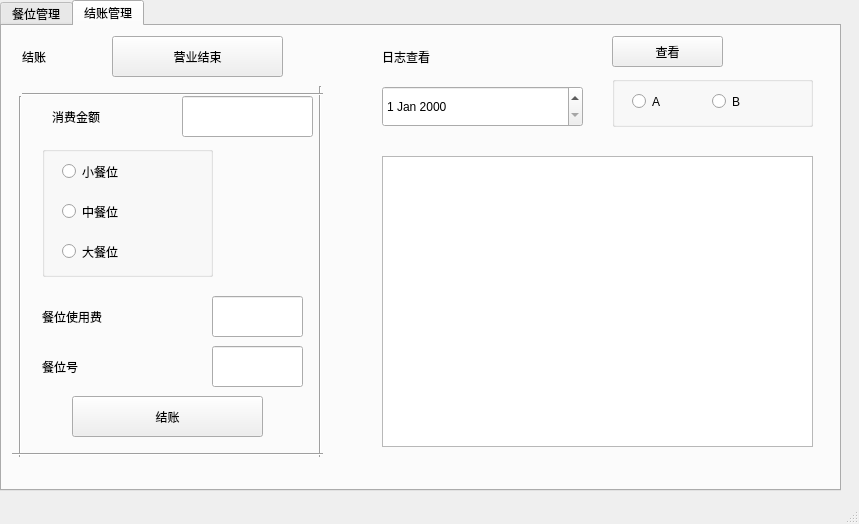
<?xml version="1.0" encoding="UTF-8"?>
<ui version="4.0">
 <class>AdminViewClass</class>
 <widget class="QMainWindow" name="AdminViewClass">
  <property name="geometry">
   <rect>
    <x>0</x>
    <y>0</y>
    <width>859</width>
    <height>524</height>
   </rect>
  </property>
  <property name="windowTitle">
   <string>MainWindow</string>
  </property>
  <property name="styleSheet">
   <string notr="true">background-image: url(:/BookDesk/Resources/53.jpg);</string>
  </property>
  <widget class="QWidget" name="centralwidget">
   <widget class="QTabWidget" name="tabWidget">
    <property name="geometry">
     <rect>
      <x>0</x>
      <y>0</y>
      <width>841</width>
      <height>491</height>
     </rect>
    </property>
    <property name="styleSheet">
     <string notr="true">font: 75 20pt &quot;华康少女文字W5(P)&quot;;</string>
    </property>
    <property name="currentIndex">
     <number>1</number>
    </property>
    <widget class="QWidget" name="tab">
     <attribute name="title">
      <string>餐位管理</string>
     </attribute>
     <widget class="QLabel" name="label">
      <property name="geometry">
       <rect>
        <x>60</x>
        <y>60</y>
        <width>91</width>
        <height>41</height>
       </rect>
      </property>
      <property name="text">
       <string>小餐位</string>
      </property>
     </widget>
     <widget class="QPushButton" name="pushButton">
      <property name="geometry">
       <rect>
        <x>160</x>
        <y>60</y>
        <width>91</width>
        <height>41</height>
       </rect>
      </property>
      <property name="whatsThis">
       <string>&lt;html&gt;&lt;head/&gt;&lt;body&gt;&lt;p&gt;查询当前空座位&lt;/p&gt;&lt;/body&gt;&lt;/html&gt;</string>
      </property>
      <property name="text">
       <string>查询</string>
      </property>
     </widget>
     <widget class="QTextBrowser" name="textBrowser">
      <property name="geometry">
       <rect>
        <x>50</x>
        <y>110</y>
        <width>201</width>
        <height>131</height>
       </rect>
      </property>
     </widget>
     <widget class="QLabel" name="label_2">
      <property name="geometry">
       <rect>
        <x>310</x>
        <y>60</y>
        <width>91</width>
        <height>41</height>
       </rect>
      </property>
      <property name="text">
       <string>中餐位</string>
      </property>
     </widget>
     <widget class="QPushButton" name="pushButton_2">
      <property name="geometry">
       <rect>
        <x>420</x>
        <y>60</y>
        <width>91</width>
        <height>41</height>
       </rect>
      </property>
      <property name="whatsThis">
       <string>&lt;html&gt;&lt;head/&gt;&lt;body&gt;&lt;p&gt;查询当前空座位&lt;/p&gt;&lt;/body&gt;&lt;/html&gt;</string>
      </property>
      <property name="text">
       <string>查询</string>
      </property>
     </widget>
     <widget class="QLabel" name="label_3">
      <property name="geometry">
       <rect>
        <x>580</x>
        <y>60</y>
        <width>91</width>
        <height>41</height>
       </rect>
      </property>
      <property name="text">
       <string>大餐位</string>
      </property>
     </widget>
     <widget class="QPushButton" name="pushButton_3">
      <property name="geometry">
       <rect>
        <x>690</x>
        <y>60</y>
        <width>91</width>
        <height>41</height>
       </rect>
      </property>
      <property name="whatsThis">
       <string>&lt;html&gt;&lt;head/&gt;&lt;body&gt;&lt;p&gt;查询当前空座位&lt;/p&gt;&lt;/body&gt;&lt;/html&gt;</string>
      </property>
      <property name="text">
       <string>查询</string>
      </property>
     </widget>
     <widget class="QTextBrowser" name="textBrowser_2">
      <property name="geometry">
       <rect>
        <x>310</x>
        <y>110</y>
        <width>201</width>
        <height>131</height>
       </rect>
      </property>
     </widget>
     <widget class="QTextBrowser" name="textBrowser_3">
      <property name="geometry">
       <rect>
        <x>580</x>
        <y>110</y>
        <width>201</width>
        <height>131</height>
       </rect>
      </property>
     </widget>
     <widget class="QLabel" name="label_4">
      <property name="geometry">
       <rect>
        <x>20</x>
        <y>10</y>
        <width>141</width>
        <height>31</height>
       </rect>
      </property>
      <property name="text">
       <string>空位查询：</string>
      </property>
     </widget>
     <widget class="Line" name="line">
      <property name="geometry">
       <rect>
        <x>40</x>
        <y>40</y>
        <width>771</width>
        <height>16</height>
       </rect>
      </property>
      <property name="orientation">
       <enum>Qt::Horizontal</enum>
      </property>
     </widget>
     <widget class="Line" name="line_2">
      <property name="geometry">
       <rect>
        <x>40</x>
        <y>240</y>
        <width>771</width>
        <height>16</height>
       </rect>
      </property>
      <property name="orientation">
       <enum>Qt::Horizontal</enum>
      </property>
     </widget>
     <widget class="Line" name="line_3">
      <property name="geometry">
       <rect>
        <x>30</x>
        <y>50</y>
        <width>20</width>
        <height>201</height>
       </rect>
      </property>
      <property name="orientation">
       <enum>Qt::Vertical</enum>
      </property>
     </widget>
     <widget class="Line" name="line_4">
      <property name="geometry">
       <rect>
        <x>270</x>
        <y>50</y>
        <width>20</width>
        <height>201</height>
       </rect>
      </property>
      <property name="orientation">
       <enum>Qt::Vertical</enum>
      </property>
     </widget>
     <widget class="Line" name="line_5">
      <property name="geometry">
       <rect>
        <x>540</x>
        <y>50</y>
        <width>20</width>
        <height>201</height>
       </rect>
      </property>
      <property name="orientation">
       <enum>Qt::Vertical</enum>
      </property>
     </widget>
     <widget class="Line" name="line_6">
      <property name="geometry">
       <rect>
        <x>800</x>
        <y>50</y>
        <width>20</width>
        <height>201</height>
       </rect>
      </property>
      <property name="orientation">
       <enum>Qt::Vertical</enum>
      </property>
     </widget>
     <widget class="QLabel" name="label_5">
      <property name="geometry">
       <rect>
        <x>20</x>
        <y>270</y>
        <width>101</width>
        <height>31</height>
       </rect>
      </property>
      <property name="text">
       <string>入座：</string>
      </property>
     </widget>
     <widget class="QGroupBox" name="groupBox">
      <property name="geometry">
       <rect>
        <x>30</x>
        <y>320</y>
        <width>391</width>
        <height>51</height>
       </rect>
      </property>
      <property name="title">
       <string/>
      </property>
      <widget class="QRadioButton" name="radioButton">
       <property name="geometry">
        <rect>
         <x>20</x>
         <y>10</y>
         <width>101</width>
         <height>31</height>
        </rect>
       </property>
       <property name="text">
        <string>小餐位</string>
       </property>
      </widget>
      <widget class="QRadioButton" name="radioButton_2">
       <property name="geometry">
        <rect>
         <x>140</x>
         <y>10</y>
         <width>101</width>
         <height>31</height>
        </rect>
       </property>
       <property name="text">
        <string>中餐位</string>
       </property>
      </widget>
      <widget class="QRadioButton" name="radioButton_3">
       <property name="geometry">
        <rect>
         <x>260</x>
         <y>10</y>
         <width>111</width>
         <height>31</height>
        </rect>
       </property>
       <property name="text">
        <string>大餐位</string>
       </property>
      </widget>
     </widget>
     <widget class="QLabel" name="label_6">
      <property name="geometry">
       <rect>
        <x>430</x>
        <y>320</y>
        <width>121</width>
        <height>51</height>
       </rect>
      </property>
      <property name="text">
       <string>餐位号：</string>
      </property>
     </widget>
     <widget class="QSpinBox" name="spinBox">
      <property name="geometry">
       <rect>
        <x>560</x>
        <y>330</y>
        <width>61</width>
        <height>41</height>
       </rect>
      </property>
     </widget>
     <widget class="QPushButton" name="pushButton_4">
      <property name="geometry">
       <rect>
        <x>640</x>
        <y>330</y>
        <width>81</width>
        <height>41</height>
       </rect>
      </property>
      <property name="whatsThis">
       <string>&lt;html&gt;&lt;head/&gt;&lt;body&gt;&lt;p&gt;查询当前空座位&lt;/p&gt;&lt;/body&gt;&lt;/html&gt;</string>
      </property>
      <property name="text">
       <string>入座</string>
      </property>
     </widget>
     <widget class="QPushButton" name="pushButton_5">
      <property name="geometry">
       <rect>
        <x>730</x>
        <y>330</y>
        <width>81</width>
        <height>41</height>
       </rect>
      </property>
      <property name="whatsThis">
       <string>&lt;html&gt;&lt;head/&gt;&lt;body&gt;&lt;p&gt;查询当前空座位&lt;/p&gt;&lt;/body&gt;&lt;/html&gt;</string>
      </property>
      <property name="text">
       <string>出号</string>
      </property>
     </widget>
    </widget>
    <widget class="QWidget" name="tab_2">
     <attribute name="title">
      <string>结账管理</string>
     </attribute>
     <widget class="QLabel" name="label_7">
      <property name="geometry">
       <rect>
        <x>20</x>
        <y>10</y>
        <width>71</width>
        <height>41</height>
       </rect>
      </property>
      <property name="text">
       <string>结账</string>
      </property>
     </widget>
     <widget class="QLineEdit" name="lineEdit">
      <property name="geometry">
       <rect>
        <x>180</x>
        <y>70</y>
        <width>131</width>
        <height>41</height>
       </rect>
      </property>
     </widget>
     <widget class="QLabel" name="label_8">
      <property name="geometry">
       <rect>
        <x>50</x>
        <y>70</y>
        <width>121</width>
        <height>41</height>
       </rect>
      </property>
      <property name="text">
       <string>消费金额</string>
      </property>
     </widget>
     <widget class="QGroupBox" name="groupBox_2">
      <property name="geometry">
       <rect>
        <x>40</x>
        <y>120</y>
        <width>171</width>
        <height>131</height>
       </rect>
      </property>
      <property name="title">
       <string/>
      </property>
      <widget class="QRadioButton" name="radioButton_4">
       <property name="geometry">
        <rect>
         <x>20</x>
         <y>10</y>
         <width>111</width>
         <height>31</height>
        </rect>
       </property>
       <property name="text">
        <string>小餐位</string>
       </property>
      </widget>
      <widget class="QRadioButton" name="radioButton_5">
       <property name="geometry">
        <rect>
         <x>20</x>
         <y>50</y>
         <width>111</width>
         <height>31</height>
        </rect>
       </property>
       <property name="text">
        <string>中餐位</string>
       </property>
      </widget>
      <widget class="QRadioButton" name="radioButton_6">
       <property name="geometry">
        <rect>
         <x>20</x>
         <y>90</y>
         <width>111</width>
         <height>31</height>
        </rect>
       </property>
       <property name="text">
        <string>大餐位</string>
       </property>
      </widget>
     </widget>
     <widget class="QLabel" name="label_9">
      <property name="geometry">
       <rect>
        <x>40</x>
        <y>270</y>
        <width>151</width>
        <height>41</height>
       </rect>
      </property>
      <property name="text">
       <string>餐位使用费</string>
      </property>
     </widget>
     <widget class="QLineEdit" name="lineEdit_2">
      <property name="geometry">
       <rect>
        <x>210</x>
        <y>270</y>
        <width>91</width>
        <height>41</height>
       </rect>
      </property>
     </widget>
     <widget class="Line" name="line_7">
      <property name="geometry">
       <rect>
        <x>10</x>
        <y>70</y>
        <width>16</width>
        <height>361</height>
       </rect>
      </property>
      <property name="orientation">
       <enum>Qt::Vertical</enum>
      </property>
     </widget>
     <widget class="Line" name="line_8">
      <property name="geometry">
       <rect>
        <x>310</x>
        <y>60</y>
        <width>16</width>
        <height>371</height>
       </rect>
      </property>
      <property name="orientation">
       <enum>Qt::Vertical</enum>
      </property>
     </widget>
     <widget class="Line" name="line_9">
      <property name="geometry">
       <rect>
        <x>20</x>
        <y>60</y>
        <width>301</width>
        <height>16</height>
       </rect>
      </property>
      <property name="orientation">
       <enum>Qt::Horizontal</enum>
      </property>
     </widget>
     <widget class="Line" name="line_10">
      <property name="geometry">
       <rect>
        <x>10</x>
        <y>420</y>
        <width>311</width>
        <height>16</height>
       </rect>
      </property>
      <property name="orientation">
       <enum>Qt::Horizontal</enum>
      </property>
     </widget>
     <widget class="QLabel" name="label_10">
      <property name="geometry">
       <rect>
        <x>40</x>
        <y>320</y>
        <width>131</width>
        <height>41</height>
       </rect>
      </property>
      <property name="text">
       <string>餐位号</string>
      </property>
     </widget>
     <widget class="QLineEdit" name="lineEdit_3">
      <property name="geometry">
       <rect>
        <x>210</x>
        <y>320</y>
        <width>91</width>
        <height>41</height>
       </rect>
      </property>
     </widget>
     <widget class="QPushButton" name="pushButton_6">
      <property name="geometry">
       <rect>
        <x>70</x>
        <y>370</y>
        <width>191</width>
        <height>41</height>
       </rect>
      </property>
      <property name="text">
       <string>结账</string>
      </property>
     </widget>
     <widget class="QDateEdit" name="dateEdit">
      <property name="geometry">
       <rect>
        <x>380</x>
        <y>60</y>
        <width>201</width>
        <height>41</height>
       </rect>
      </property>
     </widget>
     <widget class="QLabel" name="label_11">
      <property name="geometry">
       <rect>
        <x>380</x>
        <y>10</y>
        <width>201</width>
        <height>41</height>
       </rect>
      </property>
      <property name="text">
       <string>日志查看</string>
      </property>
     </widget>
     <widget class="QGroupBox" name="groupBox_3">
      <property name="geometry">
       <rect>
        <x>610</x>
        <y>50</y>
        <width>201</width>
        <height>51</height>
       </rect>
      </property>
      <property name="title">
       <string/>
      </property>
      <widget class="QRadioButton" name="radioButton_7">
       <property name="geometry">
        <rect>
         <x>20</x>
         <y>10</y>
         <width>51</width>
         <height>31</height>
        </rect>
       </property>
       <property name="text">
        <string>A</string>
       </property>
      </widget>
      <widget class="QRadioButton" name="radioButton_8">
       <property name="geometry">
        <rect>
         <x>100</x>
         <y>10</y>
         <width>51</width>
         <height>31</height>
        </rect>
       </property>
       <property name="text">
        <string>B</string>
       </property>
      </widget>
     </widget>
     <widget class="QTextBrowser" name="textBrowser_4">
      <property name="geometry">
       <rect>
        <x>380</x>
        <y>130</y>
        <width>431</width>
        <height>291</height>
       </rect>
      </property>
     </widget>
     <widget class="QPushButton" name="pushButton_7">
      <property name="geometry">
       <rect>
        <x>110</x>
        <y>10</y>
        <width>171</width>
        <height>41</height>
       </rect>
      </property>
      <property name="text">
       <string>营业结束</string>
      </property>
     </widget>
     <widget class="QPushButton" name="pushButton_8">
      <property name="geometry">
       <rect>
        <x>610</x>
        <y>10</y>
        <width>111</width>
        <height>31</height>
       </rect>
      </property>
      <property name="text">
       <string>查看</string>
      </property>
     </widget>
    </widget>
   </widget>
  </widget>
  <widget class="QMenuBar" name="menubar">
   <property name="geometry">
    <rect>
     <x>0</x>
     <y>0</y>
     <width>859</width>
     <height>23</height>
    </rect>
   </property>
  </widget>
  <widget class="QStatusBar" name="statusbar"/>
 </widget>
 <resources>
  <include location="bookdesk.qrc"/>
 </resources>
 <connections/>
</ui>
